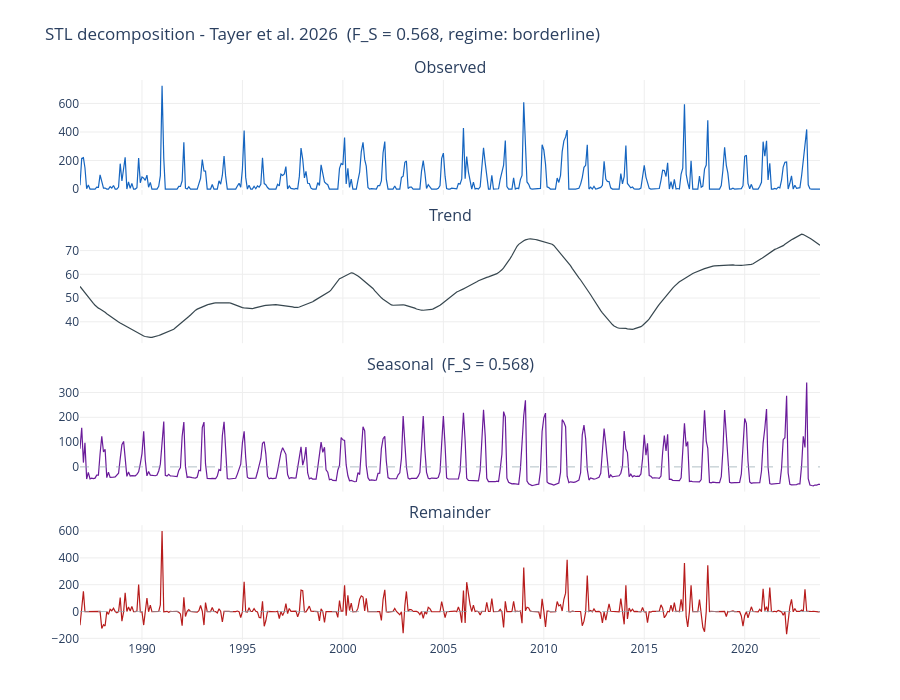

Notebook cell for this chart:
### Markdown cell above
## 7 — Visualisation

### 7.1 STL decomposition

### Code cell
fig_stl = plot_stl_decomposition(
    cleaned,
    title=f'STL decomposition - Tayer et al. 2026  (F_S = {diag.stl_strength:.3f}, regime: {diag.regime})',
)
fig_stl

### Figure 1 — Plotly figure (JSON) as saved in the notebook; plotly's stock layout.template omitted (floating-point values rounded to 4 significant figures; data arrays with more than 128 entries replaced by an {"elided": "..."} marker saying what was removed)
{"data": [{"hovertemplate": "<b>%{x|%b %Y}</b><br>%{y:.2f}<extra></extra>", "line": {"color": "#1565C0", "width": 1.2}, "mode": "lines", "name": "Observed", "showlegend": false, "type": "scatter", "x": {"elided": "443 str values"}, "xaxis": "x", "y": {"elided": "443 float values"}, "yaxis": "y"}, {"hovertemplate": "<b>%{x|%b %Y}</b><br>%{y:.2f}<extra></extra>", "line": {"color": "#37474F", "width": 1.2}, "mode": "lines", "name": "Trend", "showlegend": false, "type": "scatter", "x": {"elided": "443 str values"}, "xaxis": "x2", "y": {"elided": "443 float values"}, "yaxis": "y2"}, {"hovertemplate": "<b>%{x|%b %Y}</b><br>%{y:.2f}<extra></extra>", "line": {"color": "#6A1B9A", "width": 1.2}, "mode": "lines", "name": "Seasonal  (F_S = 0.568)", "showlegend": false, "type": "scatter", "x": {"elided": "443 str values"}, "xaxis": "x3", "y": {"elided": "443 float values"}, "yaxis": "y3"}, {"hovertemplate": "<b>%{x|%b %Y}</b><br>%{y:.2f}<extra></extra>", "line": {"color": "#B71C1C", "width": 1.2}, "mode": "lines", "name": "Remainder", "showlegend": false, "type": "scatter", "x": {"elided": "443 str values"}, "xaxis": "x4", "y": {"elided": "443 float values"}, "yaxis": "y4"}], "layout": {"annotations": [{"font": {"size": 16}, "showarrow": false, "text": "Observed", "x": 0.5, "xanchor": "center", "xref": "paper", "y": 1, "yanchor": "bottom", "yref": "paper"}, {"font": {"size": 16}, "showarrow": false, "text": "Trend", "x": 0.5, "xanchor": "center", "xref": "paper", "y": 0.735, "yanchor": "bottom", "yref": "paper"}, {"font": {"size": 16}, "showarrow": false, "text": "Seasonal  (F_S = 0.568)", "x": 0.5, "xanchor": "center", "xref": "paper", "y": 0.47, "yanchor": "bottom", "yref": "paper"}, {"font": {"size": 16}, "showarrow": false, "text": "Remainder", "x": 0.5, "xanchor": "center", "xref": "paper", "y": 0.205, "yanchor": "bottom", "yref": "paper"}], "height": 700, "margin": {"b": 60, "t": 80}, "paper_bgcolor": "white", "plot_bgcolor": "white", "shapes": [{"line": {"color": "#90A4AE", "dash": "dash", "width": 0.7}, "type": "line", "x0": 0, "x1": 1, "xref": "x3 domain", "y0": 0, "y1": 0, "yref": "y3"}, {"line": {"color": "#90A4AE", "dash": "dash", "width": 0.7}, "type": "line", "x0": 0, "x1": 1, "xref": "x4 domain", "y0": 0, "y1": 0, "yref": "y4"}], "title": {"text": "STL decomposition - Tayer et al. 2026  (F_S = 0.568, regime: borderline)"}, "xaxis": {"anchor": "y", "domain": [0, 1], "gridcolor": "#EEEEEE", "matches": "x4", "showgrid": true, "showticklabels": false}, "xaxis2": {"anchor": "y2", "domain": [0, 1], "gridcolor": "#EEEEEE", "matches": "x4", "showgrid": true, "showticklabels": false}, "xaxis3": {"anchor": "y3", "domain": [0, 1], "gridcolor": "#EEEEEE", "matches": "x4", "showgrid": true, "showticklabels": false}, "xaxis4": {"anchor": "y4", "domain": [0, 1], "gridcolor": "#EEEEEE", "showgrid": true}, "yaxis": {"anchor": "x", "domain": [0.795, 1], "gridcolor": "#EEEEEE", "showgrid": true}, "yaxis2": {"anchor": "x2", "domain": [0.53, 0.735], "gridcolor": "#EEEEEE", "showgrid": true}, "yaxis3": {"anchor": "x3", "domain": [0.265, 0.47], "gridcolor": "#EEEEEE", "showgrid": true}, "yaxis4": {"anchor": "x4", "domain": [0, 0.205], "gridcolor": "#EEEEEE", "showgrid": true}}}
